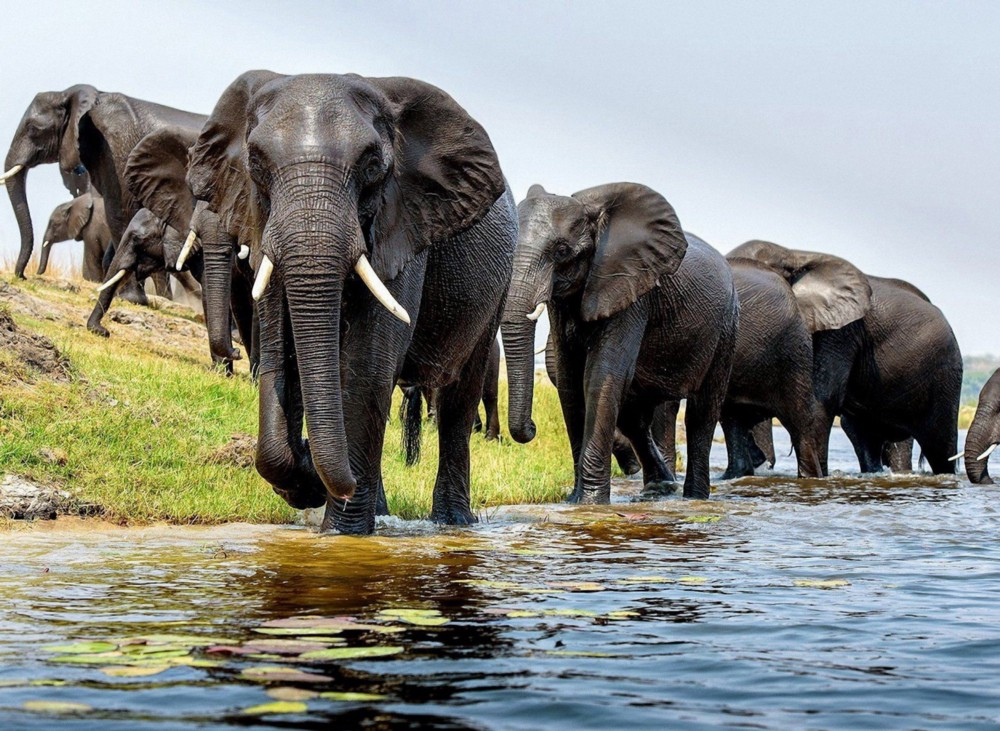
#> input picture img.jpg, 1000 x 731 px
$ python Edit_Image_PIL.py
#> lines starting #> are read from the running program, lines starting #| are printed output that depends on the picture
"""Edit Image with PIL
"""

from PIL import Image, ImageFilter
from PIL import ImageEnhance

# Enhanced Image
img = Image.open('img.jpg')
#> img is the input picture: PIL image 1000x731 RGB; mean R, G, B 136.6, 139.2, 132.7
img.show()
enh = ImageEnhance.Contrast(img)
enh.enhance(1.8).show("30% contract more")
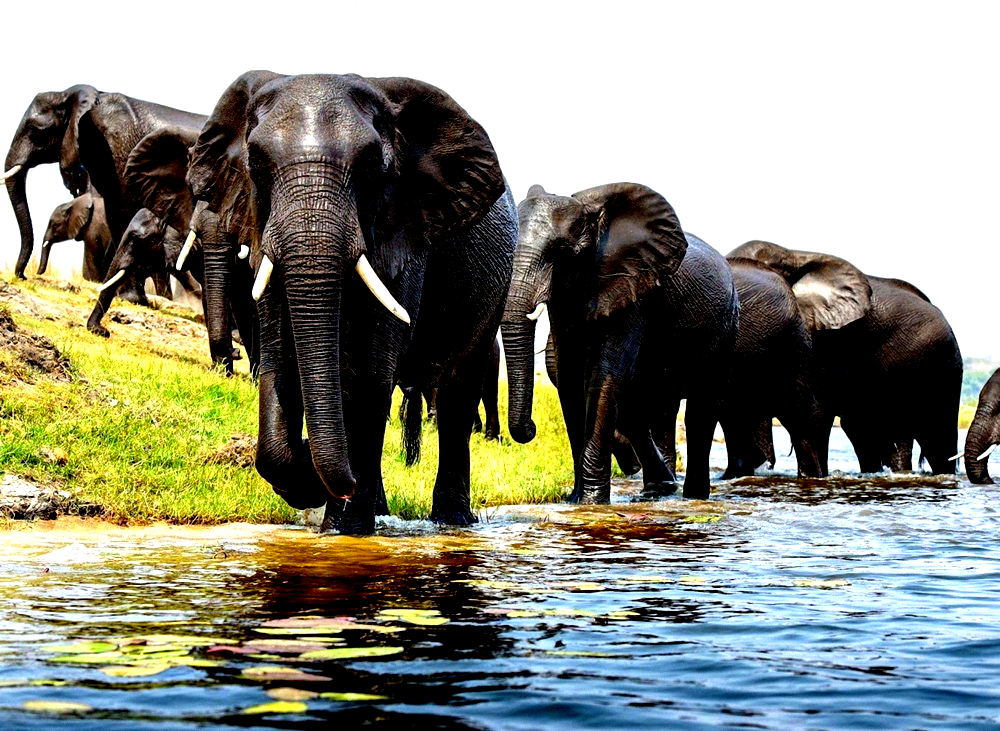
#> shown: PIL image 1000x731 RGB; mean R, G, B 139.7, 142, 127.5

# Change Image Typle
from PIL import Image
image = Image.open('img.jpg')
image.save('new_img.png')

# Resizing Image
from PIL import Image
img = Image.open('img.jpg')
new_img = img.resize((500, 500))
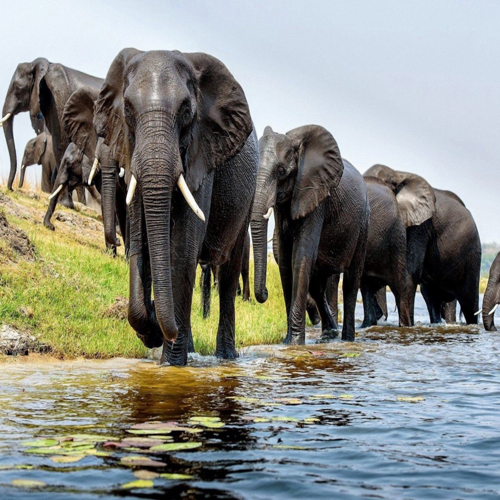
#> new_img: PIL image 500x500 RGB; mean R, G, B 136.6, 139.2, 132.8
new_img.save('resize.jpg')
print(img.size) # Output: (1920, 1280)
#| (1000, 731)
print(new_img.size) # Output: (500, 500)
#| (500, 500)

# Flipping image
img = Image.open('img.jpg')
img_flip = img.transpose(Image.FLIP_LEFT_RIGHT)
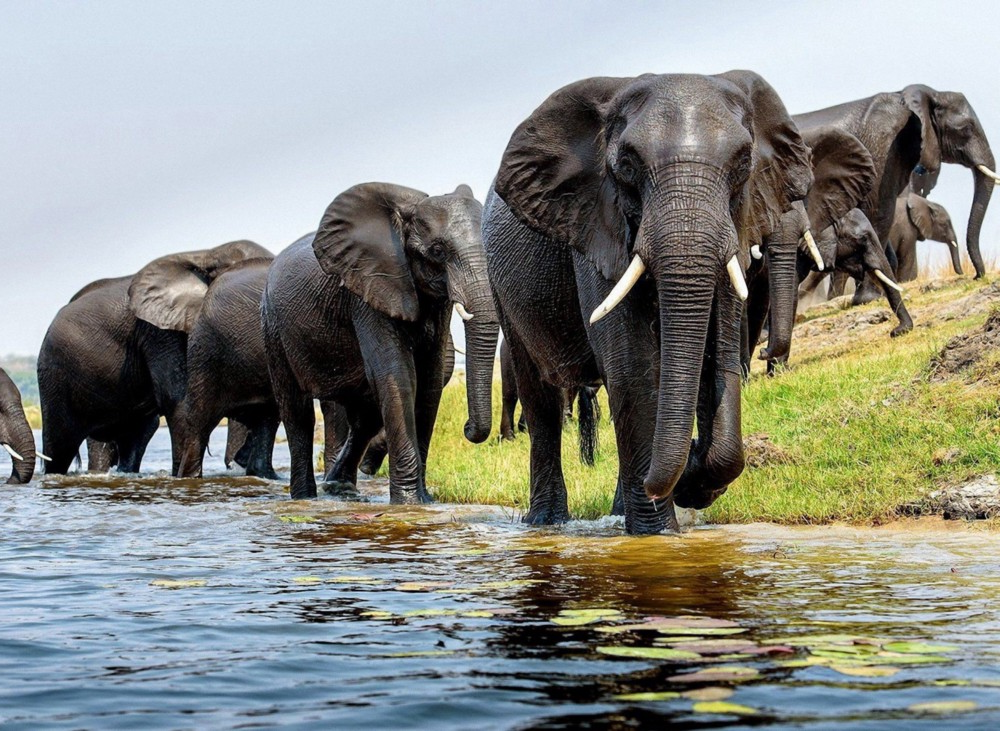
#> img_flip: PIL image 1000x731 RGB; mean R, G, B 136.6, 139.2, 132.7
img_flip.save('img_flip.jpg')
